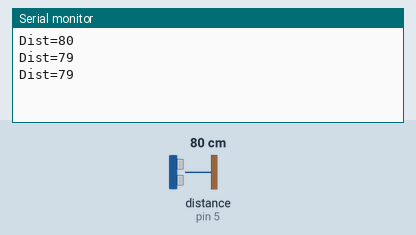
Bench run of a sketch on a simulated Arduino Uno, built with avr-gcc and run on an emulated ATmega328P. Shown: the last lines printed to the serial monitor. Wiring (inferred from the names in the program): ultrasonic range finder: trigger pin 6; echo pin 5. Inputs (shaded band) come from the test bench; at power-on: distance to the obstacle (sensor on pin 5) 80 cm. The echo pulse lasts 58.3 µs per cm.

Above: at 1.3 s.
1.4 s: distance to the obstacle (sensor on pin 5) set to 2 cm
At 1.9 s:
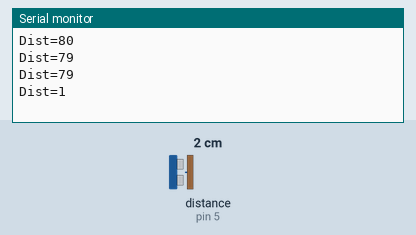
2.9 s: distance to the obstacle (sensor on pin 5) set to 4 cm
At 3.4 s:
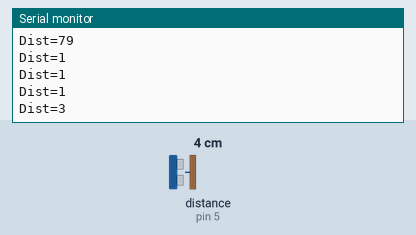
Timing chart, 0 to 5.9 s (numbered marks = the images above; inputs shaded):
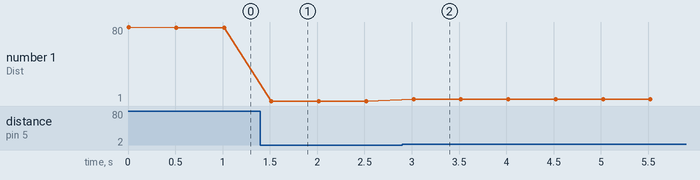

The sketch:

HCSR04.ino
```cpp
//Define pins for the sensor
#define trigPin 6
#define echoPin 5

void setup() {
  Serial.begin (9600);
  pinMode(trigPin, OUTPUT);
  pinMode(echoPin, INPUT);
}

void loop() {

  long distance = getDist();
  Serial.print("Dist=");
  Serial.println(distance);

  delay(500);
}

long getDist(){
  long duration, distance;
  digitalWrite(trigPin, LOW);  // Added this line
  delayMicroseconds(2); // Added this line
  digitalWrite(trigPin, HIGH);
  delayMicroseconds(10); // Added this line
  digitalWrite(trigPin, LOW);
  duration = pulseIn(echoPin, HIGH);
  distance = (duration/2) / 29.1;

  return distance;
}
```

Measured:
- after the input at 1.4 s, the serial monitor: prints a new line after 0.12 s (image 1)
- after the input at 2.9 s, the serial monitor: prints a new line after 0.12 s (image 2)
- plotted number 1: 79 → 1 after the input at 1.4 s, 1 → 3 after the input at 2.9 s
